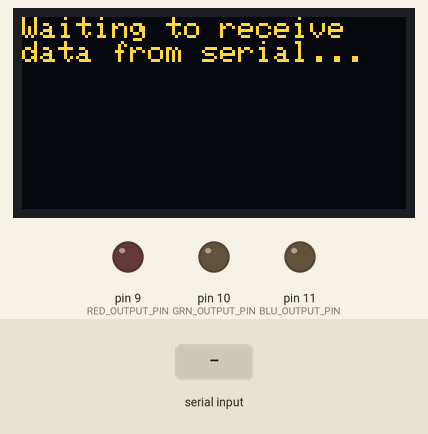
Simulated run of this sketch. Board: Arduino Uno, built with avr-gcc and run on an emulated ATmega328P. Parts: 128×64 one-colour display, output pins drawn as LEDs (lit = HIGH). Inputs (shaded band) come from the test bench. The OLED is the two-colour kind (top 16 rows yellow); what the sketch prints to the serial monitor is not drawn.

Above: at 1.2 s.
1.3 s: "90,45,200\n" received over Serial
At 1.8 s:
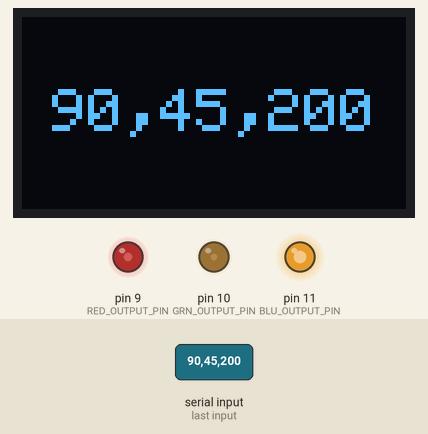
2.8 s: "5\n" received over Serial
At 3.8 s:
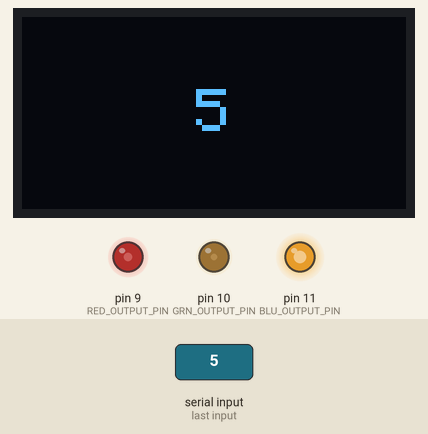
4.3 s: "90,45\n" received over Serial
At 5.1 s:
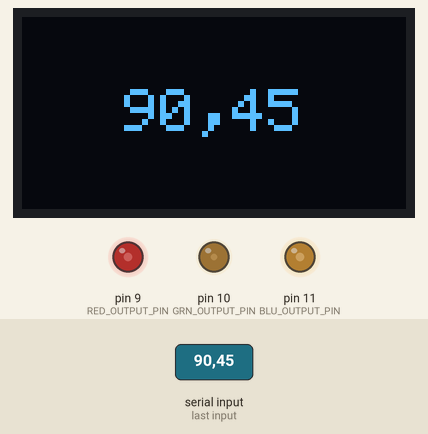
5.8 s: "30,150,10\n" received over Serial
At 6.4 s:
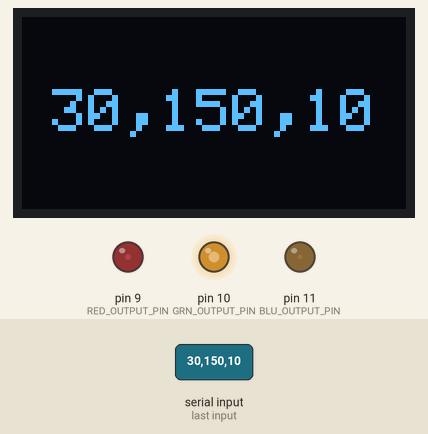
7.3 s: "1,90\n" received over Serial
At 8.5 s:
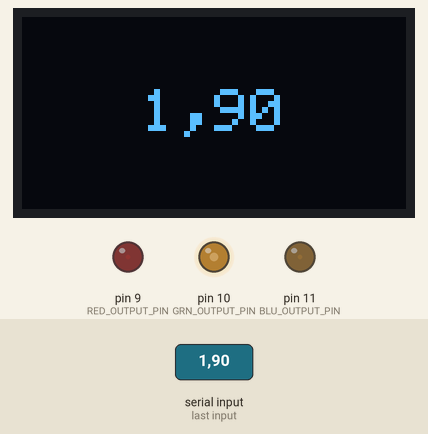
8.8 s: "90\n" received over Serial
At 9.6 s:
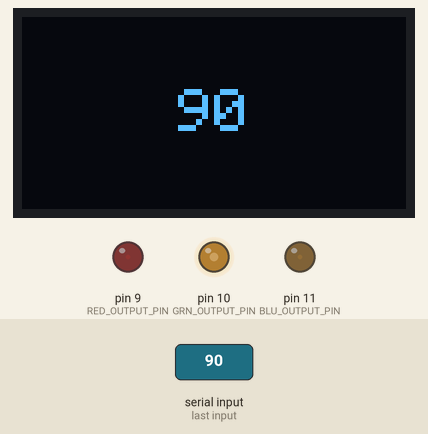
Timing chart, 0 to 11.3 s (numbered marks = the images above; inputs shaded):
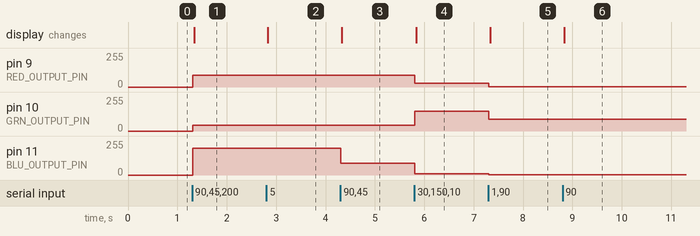

Measured:
- after the input at 1.3 s, pin 9 (RED_OUTPUT_PIN): 0/255 → 90/255 at once; pin 10 (GRN_OUTPUT_PIN): 0/255 → 45/255 at once; pin 11 (BLU_OUTPUT_PIN): 0/255 → 200/255 at once; the display: changes at once (image 1)
- after the input at 2.8 s, the display: changes at once (image 2)
- after the input at 4.3 s, pin 11 (BLU_OUTPUT_PIN): 200/255 → 90/255 at once; the display: changes at once (image 3)
- after the input at 5.8 s, pin 9 (RED_OUTPUT_PIN): 90/255 → 30/255 at once; pin 10 (GRN_OUTPUT_PIN): 45/255 → 150/255 at once; pin 11 (BLU_OUTPUT_PIN): 90/255 → 10/255 at once; the display: changes at once (image 4)
- after the input at 7.3 s, pin 9 (RED_OUTPUT_PIN): 30/255 → 1/255 at once; pin 10 (GRN_OUTPUT_PIN): 150/255 → 90/255 at once; pin 11 (BLU_OUTPUT_PIN): 10/255 → 1/255 at once; the display: changes at once (image 5)
- after the input at 8.8 s, the display: changes at once (image 6)

The sketch:

L2_SimpleSerialInOLEDandRGBLED.ino
```cpp
// #include <SPI.h> // Comment out when using i2c
#include <Wire.h>
#include <Adafruit_GFX.h>
#include <Adafruit_SSD1306.h>

const int DELAY_MS = 5;

#define SCREEN_WIDTH 128 // OLED display width, in pixels
#define SCREEN_HEIGHT 64 // OLED display height, in pixels

// Declaration for an SSD1306 display connected to I2C (SDA, SCL pins)
#define OLED_RESET     4 // Reset pin # (or -1 if sharing Arduino reset pin)
Adafruit_SSD1306 _display(SCREEN_WIDTH, SCREEN_HEIGHT, &Wire, OLED_RESET);

const int RED_OUTPUT_PIN = 9;
const int GRN_OUTPUT_PIN = 10;
const int BLU_OUTPUT_PIN = 11;

void setup() {
  Serial.begin(9600);

  pinMode(RED_OUTPUT_PIN, OUTPUT);
  pinMode(GRN_OUTPUT_PIN, OUTPUT);
  pinMode(BLU_OUTPUT_PIN, OUTPUT);

  // SSD1306_SWITCHCAPVCC = generate display voltage from 3.3V internally
  if(!_display.begin(SSD1306_SWITCHCAPVCC, 0x3D)) { // Address 0x3D for 128x64
    Serial.println(F("SSD1306 allocation failed"));
    for(;;); // Don't proceed, loop forever
  }

  _display.clearDisplay();
  _display.setTextSize(1);      // Normal 1:1 pixel scale
  _display.setTextColor(SSD1306_WHITE); // Draw white text
  _display.setCursor(0, 0);     // Start at top-left corner
  _display.print("Waiting to receive\ndata from serial...");
  _display.display();
}

void loop() {
  // Check to see if there is any incoming serial data
  if(Serial.available() > 0){
    // If we're here, then serial data has been received
    // Read data off the serial port until we get to the endline delimeter ('\n')
    // Store all of this data into a string
    String rcvdSerialData = Serial.readStringUntil('\n');

    // Parse the comma separated string
    int startIndex = 0;
    int endIndex = rcvdSerialData.indexOf(','); // find first index of comma in the string
    if(endIndex != -1) {
      // Parse out the red value
      String strRedVal = rcvdSerialData.substring(startIndex, endIndex);
      int redVal = strRedVal.toInt();

      // Parse out the green value
      startIndex = endIndex + 1;
      endIndex = rcvdSerialData.indexOf(',', startIndex);
      String strGrnVal = rcvdSerialData.substring(startIndex, endIndex);
      int grnVal = strGrnVal.toInt();

      // Parse out the blue value
      startIndex = endIndex + 1;
      endIndex = rcvdSerialData.length();
      String strBluVal = rcvdSerialData.substring(startIndex, endIndex);
      int bluVal = strBluVal.toInt();

      redVal = constrain(redVal, 0, 255);
      grnVal = constrain(grnVal, 0, 255);
      bluVal = constrain(bluVal, 0, 255);

      analogWrite(RED_OUTPUT_PIN, redVal);
      analogWrite(GRN_OUTPUT_PIN, grnVal);
      analogWrite(BLU_OUTPUT_PIN, bluVal);
    }


    _display.clearDisplay();
    int16_t x1, y1;
    uint16_t textWidth, textHeight;

    _display.setTextSize(2);

    // Measure one line of text
    _display.getTextBounds("Test", 0, 0, &x1, &y1, &textWidth, &textHeight);
    int oneLineOfTextHeight = textHeight;

    // Measure the height of the received data
    _display.getTextBounds(rcvdSerialData, 0, 0, &x1, &y1, &textWidth, &textHeight);

    // Automatically set font size and centering and display received text
    if(textHeight <= oneLineOfTextHeight){
      // Write small amounts of text to center of screen
      uint16_t yText = _display.height() / 2 - textHeight / 2;
      uint16_t xText = _display.width() / 2 - textWidth / 2;
      _display.setCursor(xText, yText);
      _display.print(rcvdSerialData);
      _display.display();
    }else{
      // Once text gets too large, write it smaller and start at 0,0
      _display.setTextSize(1);
      _display.setCursor(0, 0);
      _display.print(rcvdSerialData);
      _display.display();
    }

    uint16_t yText = _display.height() / 2 - textHeight / 2;
    uint16_t xText = _display.width() / 2 - textWidth / 2;

    // Echo the data back on serial (for debugging purposes)
    // This is not necessary but helpful. Then the webpage can
    // display this debug output (if necessary)
    Serial.print("Arduino received: '");
    Serial.print(rcvdSerialData);
    Serial.println("'");
  }

  //delay(DELAY_MS);
}
```
